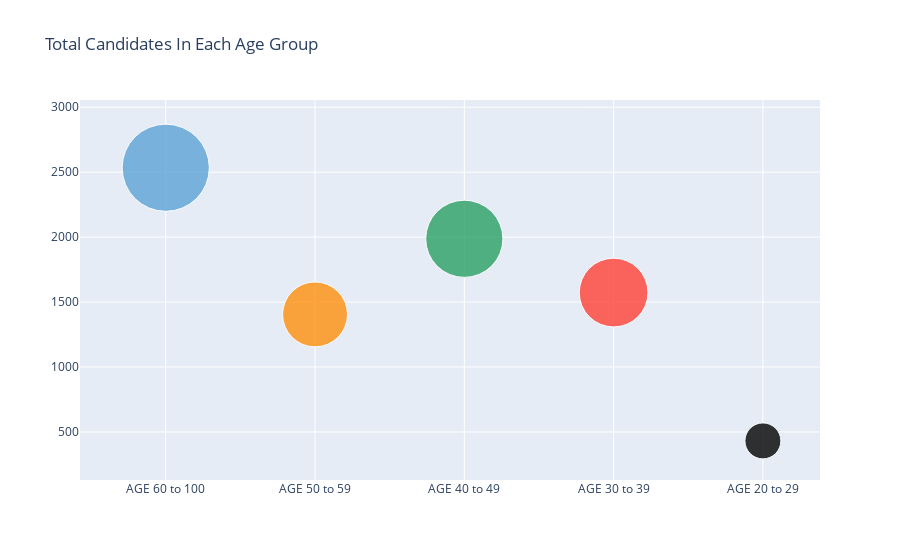

Notebook code cell kept with this figure:
### Markdown cell above
### 4.1 Candidates According To Age Group

### Code cell
#Visualization of age of candidates
candidateAge = candidatedf["AGE_GROUP_IDX"].value_counts()
candidateAge = pd.DataFrame(candidateAge)
candidateAge.index.name = "AGE_GROUP"
candidateAge.reset_index(inplace=True)
candidateAge = candidateAge.sort_values("AGE_GROUP", ascending=True)
candidateAgeBubble = go.Figure(data=[go.Scatter(
    x=["AGE 60 to 100", "AGE 50 to 59", "AGE 40 to 49", "AGE 30 to 39", "AGE 20 to 29"], y=candidateAge["AGE_GROUP_IDX"],
    mode='markers',
    marker_size=1.5*candidateAge["AGE_GROUP_IDX"],
    marker=dict(
        sizemode='area',
        color=['rgb(93, 164, 214)', 'rgb(255, 144, 14)',
               'rgb(44, 160, 101)', 'rgb(255, 65, 54)'],
        opacity=[0.8, 0.8, 0.8, 0.8, 0.8]
    )
    )
])
candidateAgeBubble.update_layout(title='Total Candidates In Each Age Group')
candidateAgeBubble.show()

### Figure 1 — Plotly figure (JSON) as saved in the notebook; plotly's stock layout.template omitted (floating-point values rounded to 4 significant figures)
{"data": [{"marker": {"color": ["rgb(93, 164, 214)", "rgb(255, 144, 14)", "rgb(44, 160, 101)", "rgb(255, 65, 54)"], "opacity": [0.8, 0.8, 0.8, 0.8, 0.8], "size": [3801, 2108.0, 2980.0, 2360.0, 646.5], "sizemode": "area"}, "mode": "markers", "type": "scatter", "x": ["AGE 60 to 100", "AGE 50 to 59", "AGE 40 to 49", "AGE 30 to 39", "AGE 20 to 29"], "y": [2534, 1405, 1987, 1573, 431]}], "layout": {"title": {"text": "Total Candidates In Each Age Group"}}}
